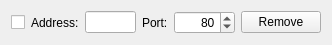
<?xml version="1.0" encoding="UTF-8"?>
<ui version="4.0">
 <class>RemoteAssetCacheServer</class>
 <widget class="QWidget" name="RemoteAssetCacheServer">
  <property name="geometry">
   <rect>
    <x>0</x>
    <y>0</y>
    <width>332</width>
    <height>41</height>
   </rect>
  </property>
  <property name="windowTitle">
   <string>Form</string>
  </property>
  <layout class="QHBoxLayout" name="horizontalLayout">
   <item>
    <widget class="QCheckBox" name="enabledCheckBox">
     <property name="text">
      <string/>
     </property>
    </widget>
   </item>
   <item>
    <widget class="QLabel" name="ipLabel">
     <property name="text">
      <string>Address:</string>
     </property>
    </widget>
   </item>
   <item>
    <widget class="QLineEdit" name="ipLineEdit">
     <property name="text">
      <string/>
     </property>
    </widget>
   </item>
   <item>
    <widget class="QLabel" name="portLabel">
     <property name="text">
      <string>Port:</string>
     </property>
    </widget>
   </item>
   <item>
    <widget class="QSpinBox" name="portSpinBox">
     <property name="alignment">
      <set>Qt::AlignRight|Qt::AlignTrailing|Qt::AlignVCenter</set>
     </property>
     <property name="minimum">
      <number>1</number>
     </property>
     <property name="maximum">
      <number>65535</number>
     </property>
     <property name="value">
      <number>80</number>
     </property>
    </widget>
   </item>
   <item>
    <widget class="QPushButton" name="removeServerButton">
     <property name="text">
      <string>Remove</string>
     </property>
    </widget>
   </item>
  </layout>
 </widget>
 <resources/>
 <connections/>
</ui>
